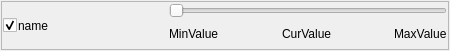
<?xml version="1.0" encoding="UTF-8"?>
<ui version="4.0">
 <class>CanObjectWidget</class>
 <widget class="QWidget" name="CanObjectWidget">
  <property name="geometry">
   <rect>
    <x>0</x>
    <y>0</y>
    <width>450</width>
    <height>51</height>
   </rect>
  </property>
  <property name="minimumSize">
   <size>
    <width>0</width>
    <height>50</height>
   </size>
  </property>
  <property name="maximumSize">
   <size>
    <width>16777215</width>
    <height>80</height>
   </size>
  </property>
  <property name="windowTitle">
   <string>Form</string>
  </property>
  <layout class="QHBoxLayout" name="horizontalLayout">
   <property name="spacing">
    <number>1</number>
   </property>
   <property name="leftMargin">
    <number>1</number>
   </property>
   <property name="topMargin">
    <number>1</number>
   </property>
   <property name="rightMargin">
    <number>1</number>
   </property>
   <property name="bottomMargin">
    <number>1</number>
   </property>
   <item>
    <widget class="QFrame" name="frame">
     <property name="frameShape">
      <enum>QFrame::StyledPanel</enum>
     </property>
     <property name="frameShadow">
      <enum>QFrame::Raised</enum>
     </property>
     <layout class="QHBoxLayout" name="horizontalLayout_2">
      <property name="spacing">
       <number>1</number>
      </property>
      <property name="leftMargin">
       <number>1</number>
      </property>
      <property name="topMargin">
       <number>1</number>
      </property>
      <property name="rightMargin">
       <number>1</number>
      </property>
      <property name="bottomMargin">
       <number>1</number>
      </property>
      <item>
       <widget class="QCheckBox" name="useCheckbox">
        <property name="text">
         <string/>
        </property>
        <property name="checked">
         <bool>true</bool>
        </property>
       </widget>
      </item>
      <item>
       <widget class="QLabel" name="name">
        <property name="minimumSize">
         <size>
          <width>150</width>
          <height>0</height>
         </size>
        </property>
        <property name="text">
         <string>name</string>
        </property>
       </widget>
      </item>
      <item>
       <layout class="QVBoxLayout" name="valueVLayout">
        <item>
         <widget class="QSlider" name="valueSlider">
          <property name="maximum">
           <number>100</number>
          </property>
          <property name="orientation">
           <enum>Qt::Horizontal</enum>
          </property>
         </widget>
        </item>
        <item>
         <layout class="QHBoxLayout" name="minmaxHLayout">
          <item>
           <widget class="QLabel" name="minValue">
            <property name="text">
             <string>MinValue</string>
            </property>
           </widget>
          </item>
          <item>
           <spacer name="horizontalSpacer">
            <property name="orientation">
             <enum>Qt::Horizontal</enum>
            </property>
            <property name="sizeHint" stdset="0">
             <size>
              <width>40</width>
              <height>20</height>
             </size>
            </property>
           </spacer>
          </item>
          <item>
           <widget class="QLabel" name="value">
            <property name="text">
             <string>CurValue</string>
            </property>
           </widget>
          </item>
          <item>
           <spacer name="horizontalSpacer_2">
            <property name="orientation">
             <enum>Qt::Horizontal</enum>
            </property>
            <property name="sizeHint" stdset="0">
             <size>
              <width>40</width>
              <height>20</height>
             </size>
            </property>
           </spacer>
          </item>
          <item>
           <widget class="QLabel" name="maxValue">
            <property name="text">
             <string>MaxValue</string>
            </property>
           </widget>
          </item>
         </layout>
        </item>
       </layout>
      </item>
     </layout>
    </widget>
   </item>
  </layout>
 </widget>
 <resources/>
 <connections/>
</ui>
